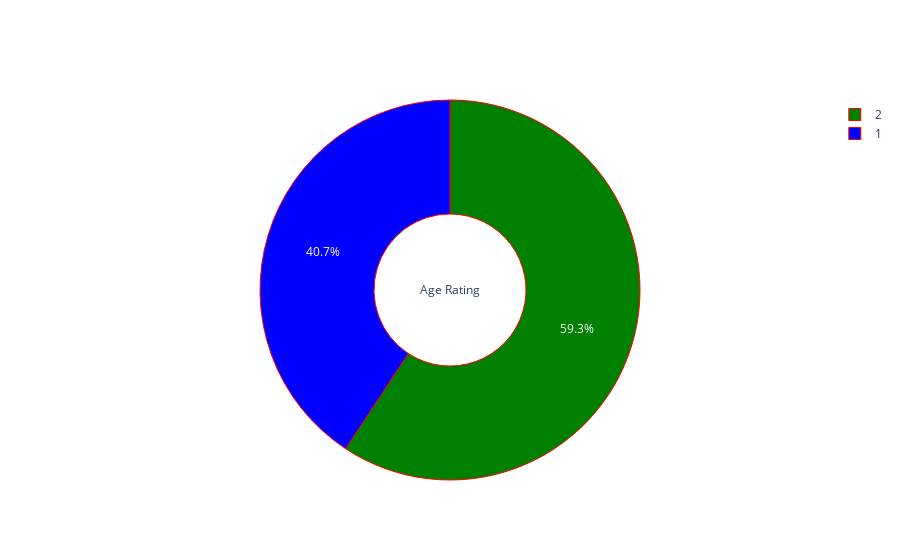

Write notebook code for a chart like this one.
### Code cell
chestPain = surveyDataFrame.groupby(surveyDataFrame['CHEST PAIN'])['LUNG_CANCER'].sum()

py.iplot([pie_plot(chestPain, ['blue', 'green'], 'Age Rating')])

### Figure 1 — Plotly figure (JSON) as saved in the notebook; plotly's stock layout.template omitted (floating-point values rounded to 4 significant figures)
{"data": [{"hole": 0.4, "hoverinfo": "percent+value", "labels": [1, 2], "marker": {"colors": ["blue", "green"], "line": {"color": "#FF0000", "width": 1}}, "showlegend": true, "textinfo": "percent", "textposition": "inside", "title": {"text": "Age Rating"}, "type": "pie", "values": [110, 160]}], "layout": {}}
